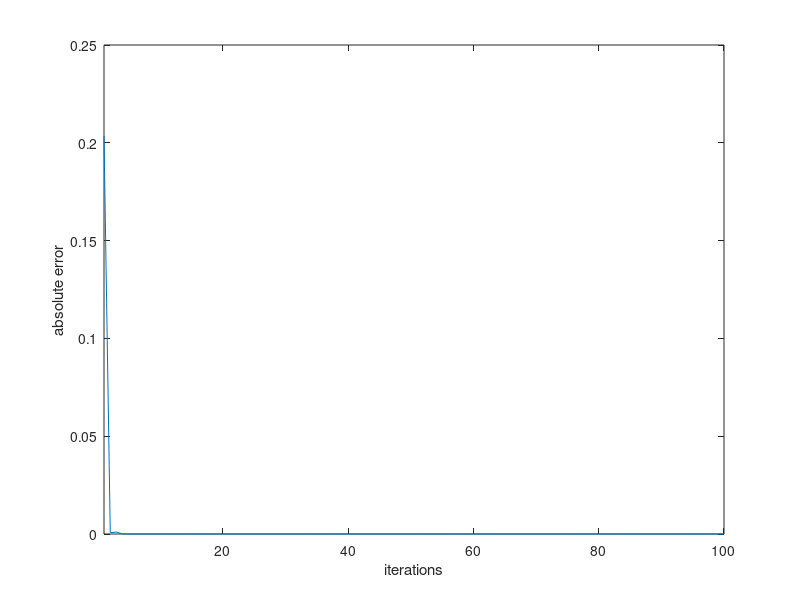

Reproduce this figure in MATLAB. (Note: this script raises an error after producing the figure.)
% clear the environment
clear all; close all; clc
warning('off')

% PART I d)
% Generating non-symmetric matrix
m = 10;
A = rand(m,m);
[eigenvec, eigenval] = eigs(A,m);
true_eigenval = sort(diag(eigenval)); % sorted 10x1 matrix of ground truth eigenvalues

% Rayleigh Quotient Method
rq_eigenval = []; rq_eigenvec = [];
eigenvec_guess = zeros(m,1); eigenvec_guess(1) = 0.002; % inital eigenvector

for i = 1:5000 % iterating through different initial eigenvectors
    v_rq(:,1) = eigenvec_guess;
    lambda_rq(1) = v_rq(:,1)'*A*v_rq(:,1); % Rayleigh quotient
    rq_error = []; rq_error(1) = abs(true_eigenval(length(rq_eigenval)+1) - lambda_rq(1));

    for k = 2:100  % iterating Rayleigh quotients for a single initial eigenvector
        w = (A - lambda_rq(k-1)*eye(m,m))\(v_rq(:,k-1)); % solve (A-mu*I)w = v^(k-1)
        v_rq(:,k) = w/norm(w); % normalize
        lambda_rq(k) = v_rq(:,k)'*A*v_rq(:,k); % Rayleigh quotient
        rq_error(k) = abs(true_eigenval(length(rq_eigenval)+1) - lambda_rq(k));
    end
    
    if ~ismembertol(lambda_rq(k), rq_eigenval, 10^-5)
        rq_eigenval(length(rq_eigenval)+1) = lambda_rq(k); % add eigenvalue if not already added
        rq_eigenvec(:,length(rq_eigenval)) = v_rq(:,20);
        
        % plot error
        figure(length(rq_eigenval)); plot(rq_error); xlim([1 100]); ylabel('absolute error'); xlabel('iterations'); 
        title('Error of Rayleigh Quotient Iteration Method by Iteration - Eigenvalue Number: ' + string(length(rq_eigenval)));
    end
    
    if length(rq_eigenval) == m
        break
    end
    
    eigenvec_guess(1) = eigenvec_guess(1) + 0.001; % increment initial guess
end

% plot eigenvalues on complex plane
real_true = real(true_eigenval); imag_true = imag(true_eigenval); % true max eigenvalue
real_pi = real(rq_eigenval); imag_pi = imag(rq_eigenval); % Rayleigh Quotient max eigenvalue

figure(11);
plot(real_true,imag_true,'bo'); xlabel('real part'); ylabel('imaginary part');
title('Plotting growth truth eigenvalues on complex plane');

figure(12);
plot(real_pi,imag_pi,'bo'); xlabel('real part'); ylabel('imaginary part');
title('Plotting max eigenvalue from Rayleigh Quotient iteration method on complex plane');
